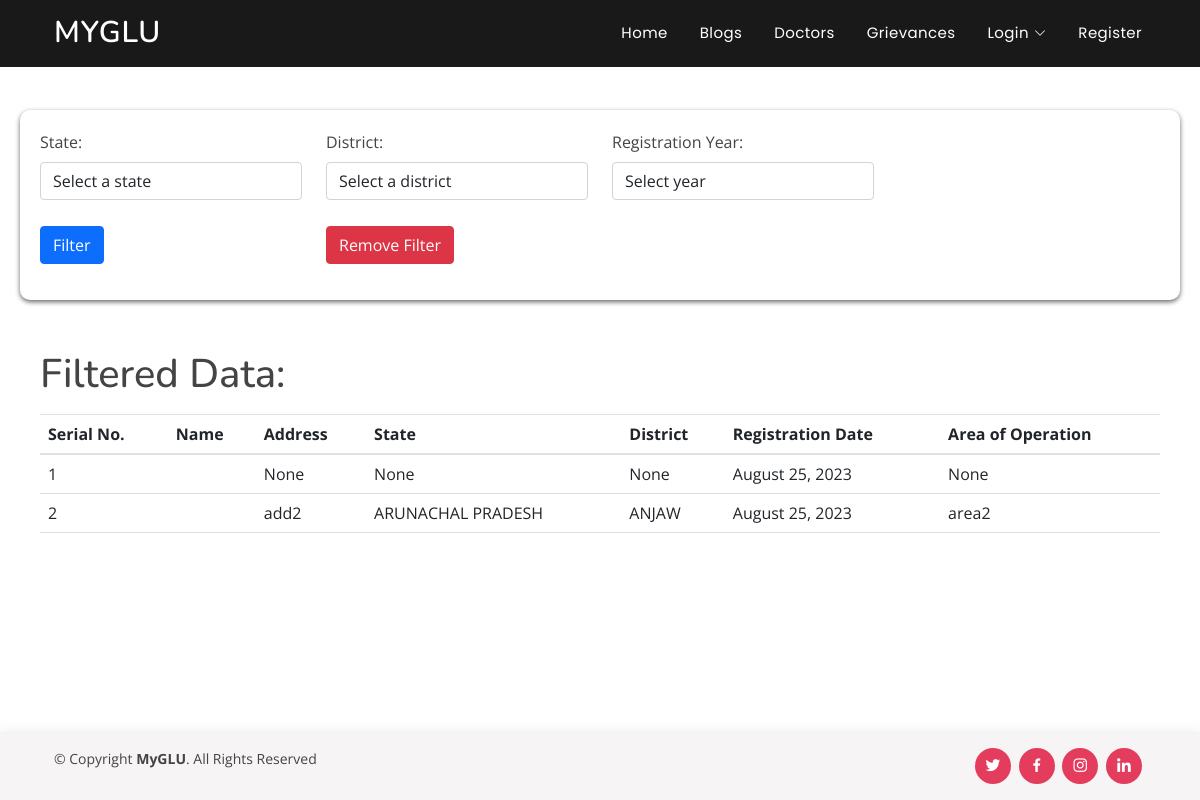
The app's page /info/ with its own data.
### user/models.py (models this page shows, shortened)
class Profile(AbstractBaseUser):
    username = models.CharField(max_length=200, null=False, blank=False,unique=True)
    email = models.EmailField(max_length=100,unique=True)
    phone = PhoneNumberField(null=True, blank=True)
    last_login = models.DateTimeField(verbose_name='last login', auto_now=True)
    is_admin = models.BooleanField(default=False)
    is_active = models.BooleanField(default=True)
    is_staff = models.BooleanField(default=False)
    is_superuser = models.BooleanField(default=False)
    date_joined = models.DateTimeField(verbose_name='date joined', auto_now_add=True)
    registered_address = models.CharField(max_length=200, null=True, blank=True)
    area_of_operation = models.CharField(max_length=200, null=True, blank=True)
    license_no = models.CharField(max_length=10, null=True, blank=True)
    designation = models.CharField(max_length=100, null=True, blank=True)
    is_paid = models.BooleanField(default=False)
    service_tax_no = models.CharField(max_length=20, null=True, blank=True)
    state = models.CharField(max_length=40, null=True, blank=True)
    district = models.CharField(max_length=40, null=True, blank=True)
    is_validated = models.BooleanField(default=False)
    is_doctor = models.BooleanField(default=False)
    who = models.IntegerField(default=0)
    hospital = models.CharField(max_length=100, null=True, blank=True)
    name = models.CharField(max_length=100)
    is_registered = models.BooleanField(default=False)
    is_accepted = models.BooleanField(default=False)
    USERNAME_FIELD = 'username'
    objects = MyAccountManager()

### filter/views.py (the view)
# urls.py: path('info/', info, name='info'),
def info(request):
    states = Profile.objects.filter(is_doctor=True).values_list('state', flat=True).distinct()
    registration_years = Profile.objects.filter(is_doctor=True).dates('date_joined', 'year', order='DESC')
    if request.method == 'GET':
        state = request.GET.get('state', '')
        district = request.GET.get('district', '')
        registration_year = request.GET.get('registration_year', '')
        filtered_data = Profile.objects.filter(is_doctor=True)
        if state:
            filtered_data = filtered_data.filter(state=state)
        if district:
            filtered_data = filtered_data.filter(district=district)
        if registration_year:
            filtered_data = filtered_data.filter(date_joined__year=registration_year)
    else:
        filtered_data = Profile.objects.filter(is_doctor=True)  # Show all data when no filters are applied
    context = {
        'states': states,
        'registration_years': registration_years,
        'filter_data': filtered_data
    }
    return render(request, 'filter/info.html', context)

### filter/templates/filter/info.html (shortened to what this page needs)
{% extends "base.html" %}
{% load crispy_forms_tags %}
{% block content %}
<div class="container1">
    <div class="filter-section">
        <form method="GET" action="{% url 'info' %}">
            <div class="row custom-row">
                <div class="col-md-3 custom-row">
                    <div class="form-group">
                        <label for="state">State:</label>
                        <select name="state" id="state" class="form-control">
                            <option value="">Select a state</option>
                        </select>
                    </div>
                </div>
                <div class="col-md-3 custom-row">
                    <div class="form-group">
                        <label for="district">District:</label>
                        <select name="district" id="district" class="form-control">
                            <option value="">Select a district</option>
                        </select>
                    </div>
                </div>
                <div class="col-md-3 custom-row">
                    <div class="form-group">
                        <label for="registration-year">Registration Year:</label>
                        <select name="registration_year" id="registration-year" class="form-control">
                            <option value="">Select year</option>
                        </select>
                    </div>
                </div>
            </div>
            <div class="row custom-row">
                <div class="col-md-3 custom-row">
                    <button type="submit" class="btn btn-primary btn-remove-filter">Filter</button>
                </div>
                <div class="col-md-5 custom-row">
                    <button id="remove-filter" class="btn btn-danger btn-remove-filter">Remove Filter</button>
                </div>
            </div>
        </form>
    </div>
    <div class="table-section">
        <h1>Filtered Data:</h1>
        {% if filter_data %}
            <table class="table mt-3">
                <thead>
                    <tr>
                        <th>Serial No.</th>
                        <th>Name</th>
                        <th>Address</th>
                        <th>State</th>
                        <th>District</th>
                        <th>Registration Date</th>
                        <th>Area of Operation</th>
                    </tr>
                </thead>
                <tbody>
                    {% for entry in filter_data %}
                    <tr>
                        <td>{{ forloop.counter }}</td>
                        <td>{{ entry.startup_name }}</td>
                        <td>{{ entry.registered_address }}</td>
                        <td>{{ entry.state }}</td>
                        <td>{{ entry.district }}</td>
                        <td>{{ entry.date_joined|date:"F d, Y" }}</td>
                        <td>{{ entry.area_of_operation }}</td>
                    </tr>
                    {% endfor %}
                </tbody>
            </table>
        {% else %}
            <p>No data available.</p>
        {% endif %}
    </div>
</div>
{% endblock content %}

### static/static/assets/css/style.css (style rules this page uses)
body { font-family: "Open Sans", sans-serif; color: #444444; }
h1, h2, h3, h4, h5, h6 { font-family: "Nunito", sans-serif; }

### templates/base.html (style rules this page uses)
body { padding-top: 90px; }

### filter/templates/filter/info.html (style rules this page uses)
.container1 { grid-gap: 30px; padding: 20px; display: grid; width: 100%; position:relative; }
.filter-section { background-color: #fff; padding: 20px; width: 100%; border-radius: 10px; box-shadow: 0 2px 5px rgba(0, 0, 0, 0.6); }
.custom-row { background-color: #fff; }
.table-section { background-color: #fff; padding: 20px; border-radius: 5px; }
table { width: 100%; border-collapse: collapse; }
th, td { padding: 8px; text-align: left; border-bottom: 1px solid #ddd; }
th { background-color: #f2f2f2; }
.btn-remove-filter { margin-top: 10px; }

### records on screen
Profile: registered_address "None", state "None", district "None", date_joined "August 25, 2023", area_of_operation "None"
Profile: registered_address "add2", state "ARUNACHAL PRADESH", district "ANJAW", date_joined "August 25, 2023", area_of_operation "area2"
